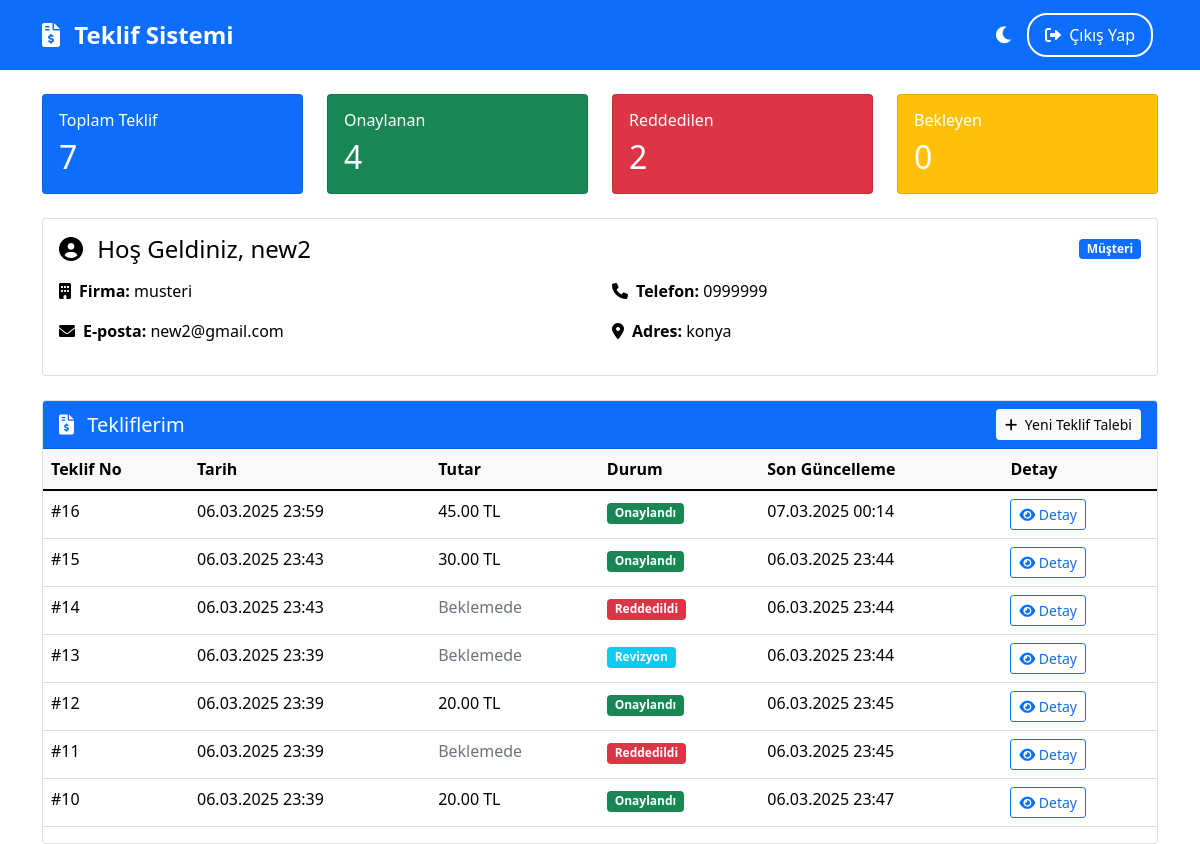
Page /musteri-paneli/ (signed in) on the committed database.
### musteri/models.py (models this page shows, shortened)
class Musteri(models.Model):
    user = models.ForeignKey(User, on_delete=models.CASCADE, null=True, blank=True)
    ad_soyad = models.CharField(max_length=100)
    email = models.EmailField(unique=True)
    telefon = models.CharField(max_length=20)
    firma_adi = models.CharField(max_length=100, blank=True)
    adres = models.TextField()
    created_at = models.DateTimeField(auto_now_add=True)
    class Meta:
        verbose_name = 'Müşteri'
        verbose_name_plural = 'Müşteriler'

### teklifler/models.py (models this page shows)
class Teklif(models.Model):
    DURUM_CHOICES = (
        ('BEKLEMEDE', 'Beklemede'),
        ('ONAYLANDI', 'Onaylandı'),
        ('REDDEDILDI', 'Reddedildi'),
        ('REVIZYON', 'Revizyon'),
    )
    musteri = models.ForeignKey(Musteri, on_delete=models.CASCADE)
    urunler = models.ManyToManyField(Urun, through='TeklifUrunu')
    toplam_tutar = models.DecimalField(max_digits=10, decimal_places=2)
    durum = models.CharField(
        max_length=20,
        choices=DURUM_CHOICES,
        default='BEKLEMEDE'
    )
    notlar = models.TextField(blank=True)
    created_at = models.DateTimeField(auto_now_add=True)
    updated_at = models.DateTimeField(auto_now=True)
    created_by = models.ForeignKey(User, on_delete=models.SET_NULL, null=True)

### musteri/views.py (the view)
# urls.py: path('musteri-paneli/', musteri_paneli, name='musteri_paneli'),
@login_required
def musteri_paneli(request):
    try:
        musteri = request.user.musteri_set.first()
        if not musteri:
            messages.error(request, 'Müşteri hesabı bulunamadı.')
            return redirect('anasayfa')
        teklifler = Teklif.objects.filter(musteri=musteri)
        teklifler_data = {
            'all': teklifler.order_by('-created_at'),
            'count': teklifler.count(),
            'onaylanan': teklifler.filter(durum='ONAYLANDI').count(),
            'reddedilen': teklifler.filter(durum='REDDEDILDI').count(),
            'bekleyen': teklifler.filter(durum='BEKLEMEDE').count()
        }
        bildirimler = Bildirim.objects.filter(musteri=musteri, okundu=False)
        return render(request, 'musteri/musteri_paneli.html', {
            'musteri': musteri,
            'teklifler': teklifler_data,
            'bildirimler': bildirimler,
            'bildirim_sayisi': bildirimler.count()
        })
    except Exception as e:
        logger.error(f"Müşteri paneli hatası: {str(e)}")
        messages.error(request, 'Bir hata oluştu. Lütfen daha sonra tekrar deneyin.')
        return redirect('anasayfa')

### templates/musteri/musteri_paneli.html (shortened to what this page needs)
{% extends 'base.html' %}
{% block content %}
<div class="container mt-4">
    <div class="row mb-4">
        <div class="col-md-3">
            <div class="card bg-primary text-white">
                <div class="card-body">
                    <h6 class="card-title">Toplam Teklif</h6>
                    <h2 class="mb-0">{{ teklifler.count }}</h2>
                </div>
            </div>
        </div>
        <div class="col-md-3">
            <div class="card bg-success text-white">
                <div class="card-body">
                    <h6 class="card-title">Onaylanan</h6>
                    <h2 class="mb-0">{{ teklifler.onaylanan }}</h2>
                </div>
            </div>
        </div>
        <div class="col-md-3">
            <div class="card bg-danger text-white">
                <div class="card-body">
                    <h6 class="card-title">Reddedilen</h6>
                    <h2 class="mb-0">{{ teklifler.reddedilen }}</h2>
                </div>
            </div>
        </div>
        <div class="col-md-3">
            <div class="card bg-warning text-white">
                <div class="card-body">
                    <h6 class="card-title">Bekleyen</h6>
                    <h2 class="mb-0">{{ teklifler.bekleyen }}</h2>
                </div>
            </div>
        </div>
    </div>
    <div class="row mb-4">
        <div class="col-12">
            <div class="card">
                <div class="card-body">
                    <div class="d-flex justify-content-between align-items-center mb-3">
                        <h4 class="card-title mb-0">
                            <i class="fas fa-user-circle me-2"></i>
                            Hoş Geldiniz, {{ musteri.ad_soyad }}
                        </h4>
                        <span class="badge bg-primary">Müşteri</span>
                    </div>
                    <div class="row">
                        <div class="col-md-6">
                            <p><strong><i class="fas fa-building me-2"></i>Firma:</strong> {{ musteri.firma_adi }}</p>
                            <p><strong><i class="fas fa-envelope me-2"></i>E-posta:</strong> {{ musteri.email }}</p>
                        </div>
                        <div class="col-md-6">
                            <p><strong><i class="fas fa-phone me-2"></i>Telefon:</strong> {{ musteri.telefon }}</p>
                            <p><strong><i class="fas fa-map-marker-alt me-2"></i>Adres:</strong> {{ musteri.adres }}</p>
                        </div>
                    </div>
                </div>
            </div>
        </div>
    </div>
    <div class="row">
        <div class="col-12">
            <div class="card">
                <div class="card-header bg-primary text-white d-flex justify-content-between align-items-center">
                    <h5 class="card-title mb-0">
                        <i class="fas fa-file-invoice-dollar me-2"></i>
                        Tekliflerim
                    </h5>
                    <a href="{% url 'musteri_talep_formu' %}" class="btn btn-light btn-sm">
                        <i class="fas fa-plus me-1"></i>
                        Yeni Teklif Talebi
                    </a>
                </div>
                <div class="card-body p-0">
                    <div class="table-responsive">
                        <table class="table table-hover mb-0">
                            <thead class="table-light">
                                <tr>
                                    <th>Teklif No</th>
                                    <th>Tarih</th>
                                    <th>Tutar</th>
                                    <th>Durum</th>
                                    <th>Son Güncelleme</th>
                                    <th>Detay</th>
                                </tr>
                            </thead>
                            <tbody>
                                {% for teklif in teklifler.all %}
                                <tr>
                                    <td>#{{ teklif.id }}</td>
                                    <td>{{ teklif.created_at|date:"d.m.Y H:i" }}</td>
                                    <td>
                                        {% if teklif.toplam_tutar > 0 %}
                                            {{ teklif.toplam_tutar }} TL
                                        {% else %}
                                            <span class="text-muted">Beklemede</span>
                                        {% endif %}
                                    </td>
                                    <td>
                                        <span class="badge {% if teklif.durum == 'BEKLEMEDE' %}bg-warning
                                              {% elif teklif.durum == 'ONAYLANDI' %}bg-success
                                              {% elif teklif.durum == 'REDDEDILDI' %}bg-danger
                                              {% else %}bg-info{% endif %}">
                                            {{ teklif.get_durum_display }}
                                        </span>
                                    </td>
                                    <td>{{ teklif.updated_at|date:"d.m.Y H:i" }}</td>
                                    <td>
                                        <button type="button"
                                                class="btn btn-sm btn-outline-primary"
                                                onclick="teklifDetayGoster('{{ teklif.id }}')">
                                            <i class="fas fa-eye"></i> Detay
                                        </button>
                                    </td>
                                </tr>
                                {% endfor %}
                            </tbody>
                        </table>
                    </div>
                </div>
            </div>
        </div>
    </div>
</div>
{% endblock %}

### templates/base.html (style rules this page uses)
:root[data-theme="light"] { --bg-color: #ffffff; --text-color: #000000; --navbar-bg: #0d6efd; --navbar-text: #ffffff; --card-bg: #ffffff; --card-border: rgba(0,0,0,0.125); --table-text: #000000; --table-bg: #ffffff; --table-border: #dee2e6; --table-hover: rgba(0,0,0,0.075); --input-bg: #ffffff; --input-text: #000000; --input-border: #ced4da; --input-focus: #80bdff; --label-text: #212529; }
body { background-color: var(--bg-color); color: var(--text-color); transition: background-color 0.3s ease, color 0.3s ease; }
.card { background-color: var(--card-bg); border-color: var(--card-border); }
.table-responsive { margin-bottom: 1rem; overflow-x: auto; -webkit-overflow-scrolling: touch; }
.table { color: var(--table-text) !important; background-color: var(--table-bg); border-color: var(--table-border); }
.table th, .table td { border-color: var(--table-border); }
.table thead th { border-bottom-color: var(--table-border); color: var(--table-text); }
.card-header { background-color: var(--card-bg); border-bottom-color: var(--card-border); color: var(--text-color); }

### rows in the picture
Musteri: ad_soyad "new2", firma_adi "musteri", email "new2@gmail.com", telefon "0999999", adres "konya"
Teklif: id "16", created_at "06.03.2025 23:59", toplam_tutar "45.00", durum "Onaylandı", updated_at "07.03.2025 00:14"
Teklif: id "15", created_at "06.03.2025 23:43", toplam_tutar "30.00", durum "Onaylandı", updated_at "06.03.2025 23:44"
Teklif: id "14", created_at "06.03.2025 23:43", toplam_tutar "Beklemede", durum "Reddedildi", updated_at "06.03.2025 23:44"
Teklif: id "13", created_at "06.03.2025 23:39", toplam_tutar "Beklemede", durum "Revizyon", updated_at "06.03.2025 23:44"
Teklif: id "12", created_at "06.03.2025 23:39", toplam_tutar "20.00", durum "Onaylandı", updated_at "06.03.2025 23:45"
Teklif: id "11", created_at "06.03.2025 23:39", toplam_tutar "Beklemede", durum "Reddedildi", updated_at "06.03.2025 23:45"
Teklif: id "10", created_at "06.03.2025 23:39", toplam_tutar "20.00", durum "Onaylandı", updated_at "06.03.2025 23:47"

### other values in the picture
{{ teklifler.count }} "7"
{{ teklifler.onaylanan }} "4"
{{ teklifler.reddedilen }} "2"
{{ teklifler.bekleyen }} "0"
